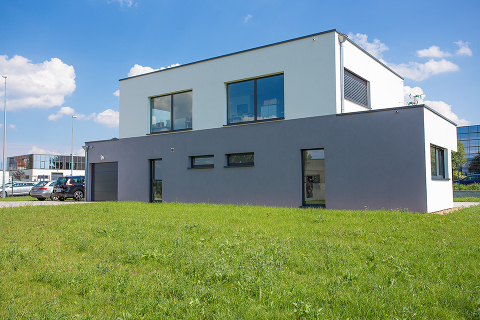
//> input picture 4ASTI/traitement_image/ressources/batiment.jpg, 480 x 320 px
$ ./convolution ../ressources/batiment.jpg 3   (built with g++ and OpenCV 4)
//> lines starting //> are read from the running program, lines starting //| are printed output that depends on the picture
//> further down, image is the input picture: 320 rows x 480 cols, CV_8UC3; mean B, G, R 131.3, 147.7, 123.2
### 4ASTI/traitement_image/2td_convolution/convolution.h
#ifndef _CONVOLUTION_H_
#define _CONVOLUTION_H_

/* ===========================
            CONSTANTES
   =========================== */

// Masque
const int   kMaskRows  = 3;
const int   kMaskCols  = 3;
const float kMoyenneur = 10.0;
const float kMask[]    = { 1.0, 1.0, 1.0,
						   1.0, 2.0, 1.0,
						   1.0, 1.0, 1.0 };

#endif

### 4ASTI/traitement_image/2td_convolution/convolution.cpp
/* ===========================
             MEMO
   ===========================
Le type float prend des valeurs entre 0 et 1 !

*/

/* ===========================
            INCLUDES
   =========================== */

#include <stdio.h>
#include <highgui.h>
#include <opencv2/opencv.hpp>

#include "convolution.h"

/* ===========================
           NAMESPACES
   =========================== */

using namespace cv;
using namespace std;

/* ===========================
            FONCTIONS
   =========================== */
void init_mask(Mat& mask)
{
	for(int x=0; x<mask.size().width; x++)
	{
		for(int y=0; y<mask.size().height; y++)
		{
			mask.at<float>(x,y) = kMask[x+y*kMaskRows];
		}
	}
}


void calc_conv(Mat& src, Mat& dst, Mat& mask, int x, int y, bool colored)
{
	int dimMaskX = mask.size().width;
	int dimMaskY = mask.size().height;
	int offsetX  = dimMaskX/2;
	int offsetY  = dimMaskY/2;

	if(colored)
	{
		float blue(0.0), green(0.0), red(0.0);
		for(int i=(-offsetX); i<(1+offsetX); i++)
		{
			for(int j=(-offsetY); j<(1+offsetY); j++)
			{
				blue  += (float)src.at<Vec3b>(x-i, y-j)[0] * mask.at<float>(i+offsetX,j+offsetY);
				green += (float)src.at<Vec3b>(x-i, y-j)[1] * mask.at<float>(i+offsetX,j+offsetY);
				red   += (float)src.at<Vec3b>(x-i, y-j)[2] * mask.at<float>(i+offsetX,j+offsetY);
			}
		}
		dst.at<Vec3f>(x, y)[0] = blue/kMoyenneur;
		dst.at<Vec3f>(x, y)[1] = green/kMoyenneur;
		dst.at<Vec3f>(x, y)[2] = red/kMoyenneur;
	}
	else
	{
		float res(0.0);
		for(int i=(-offsetX); i<(1+offsetX); i++)
		{
			for(int j=(-offsetY); j<(1+offsetY); j++)
			{
				res += (float)src.at<uchar>(x-i, y-j) * mask.at<float>(i+offsetX,j+offsetY);
			}
		}
		dst.at<float>(x,y) = res/kMoyenneur;
	}
}

void normalize_float(Mat& src, bool colored)
{
	if(colored)
	{
		float bMax(0.0);
		float gMax(0.0);
		float rMax(0.0);

		// Recherche du max
		for(int x=0; x<src.size().width; x++)
	    {
	    	for(int y=0; y<src.size().height; y++)
	    	{
    			if(src.at<Vec3f>(x,y)[0] > bMax)
    			{
    				bMax = src.at<Vec3f>(x,y)[0];
    			}
    			if(src.at<Vec3f>(x,y)[1] > gMax)
    			{
    				gMax = src.at<Vec3f>(x,y)[1];
    			}
    			if(src.at<Vec3f>(x,y)[2] > rMax)
    			{
    				rMax = src.at<Vec3f>(x,y)[2];
    			}
	    	}
	    }

	    // Normalisation [0, 1]
	    for(int x=0; x<src.size().width; x++)
	    {
	    	for(int y=0; y<src.size().height; y++)
	    	{
			    src.at<Vec3f>(x,y)[0] /= bMax;
			    src.at<Vec3f>(x,y)[1] /= gMax;
			    src.at<Vec3f>(x,y)[2] /= rMax;
	    	}
	    }
	}
	else
	{
		float max(0.0);

		// Recherche du max
		for(int x=0; x<src.size().width; x++)
	    {
	    	for(int y=0; y<src.size().height; y++)
	    	{
	    		if(src.at<float>(x,y)>max)
	    		{
	    			max = src.at<float>(x,y);
	    		}
	    	}
	    }

	    // Normalisation [0, 1]
	    for(int x=0; x<src.size().width; x++)
	    {
	    	for(int y=0; y<src.size().height; y++)
	    	{
			    src.at<float>(x,y) /= max;
	    	}
	    }
	}
}


void convolution(Mat& src, Mat& mask, bool colored)
{
//> called with colored = true

	int dimX = src.size().width-1;
//> dimX = 479
	int dimY = src.size().height-1;
//> dimY = 319

	Mat result;
	if(colored)
	{
		result = Mat(dimX, dimY, CV_32FC3);
	}
	else
	{
		result = Mat(dimX, dimY, CV_32FC1);
	}
	for(int x=1; x<dimX; x++)
	{
		for(int y=1; y<dimY; y++)
		{
			calc_conv(src, result, mask, x, y, colored);
		}
	}
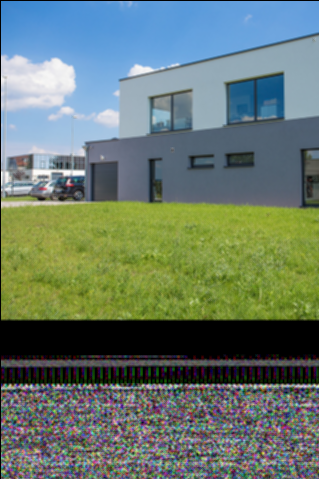
//> result: 479 rows x 319 cols, CV_32FC3; mean B, G, R 110.3, 120.9, 104

	normalize_float(result, colored);
//> the loop in normalize_float, `for(int x=0; x<src.size().width; x++)` made 319 passes
//> (bMax, gMax, rMax) on passes 1 to 3: (221.8, 176.5, 142.6), (222.2, 178.3, 147), (222.7, 178.3, 147)
//> after the loop in normalize_float, `for(int x=0; x<src.size().width; x++)`: bMax = 252.6; rMax = 253.4
//> after the loop in normalize_float, `for(int x=0; x<src.size().width; x++)`:
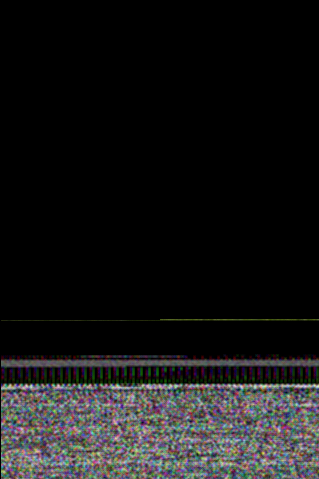
//> src: 479 rows x 319 cols, CV_32FC3; mean B, G, R 23.8, 23.7, 24
	namedWindow("Convolution", WINDOW_AUTOSIZE );
    imshow("Convolution", result);
}

/* ===========================
              MAIN
   =========================== */

int main(int argc, char const *argv[])
{
	if(argc < 3)
	{
		cout << "Usage: ./app fp_image colored" << endl
		<< "fp_image: Filepath to source image" << endl
		<< "colored:  0 for grayscale, >0 for colored" << endl;
		return 0;
	}
	const int kColored  = strtol(argv[2], NULL, 10);

	Mat image, mask;
	if(kColored)
	{
		image = imread(argv[1], CV_LOAD_IMAGE_COLOR);
		mask  = Mat(kMaskRows, kMaskCols, CV_32FC3);

	}
	else
	{
		image = imread(argv[1], CV_LOAD_IMAGE_GRAYSCALE);
		mask  = Mat(kMaskRows, kMaskCols, CV_32FC1);
	}

    if(!image.data)
    {
        printf("No image data \n");
        return -1;
    }

    init_mask(mask);
    convolution(image, mask, kColored);

    namedWindow("Display Image", WINDOW_AUTOSIZE );
    imshow("Display Image", image);

    waitKey(0);

    return 0;
}
